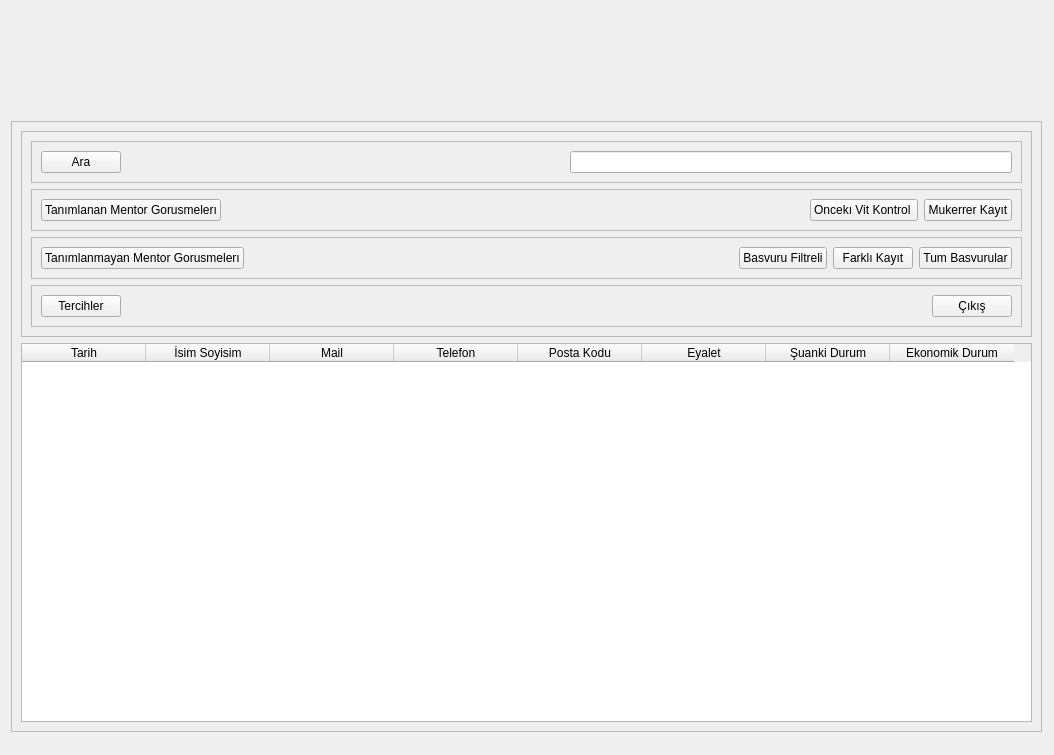
<?xml version="1.0" encoding="UTF-8"?>
<ui version="4.0">
 <class>MainWindow</class>
 <widget class="QMainWindow" name="MainWindow">
  <property name="geometry">
   <rect>
    <x>0</x>
    <y>0</y>
    <width>1054</width>
    <height>755</height>
   </rect>
  </property>
  <property name="minimumSize">
   <size>
    <width>1054</width>
    <height>755</height>
   </size>
  </property>
  <property name="maximumSize">
   <size>
    <width>1054</width>
    <height>755</height>
   </size>
  </property>
  <property name="windowTitle">
   <string>MainWindow</string>
  </property>
  <widget class="QWidget" name="centralwidget">
   <widget class="QFrame" name="frame">
    <property name="geometry">
     <rect>
      <x>-9</x>
      <y>-29</y>
      <width>1081</width>
      <height>791</height>
     </rect>
    </property>
    <property name="frameShape">
     <enum>QFrame::StyledPanel</enum>
    </property>
    <property name="frameShadow">
     <enum>QFrame::Raised</enum>
    </property>
    <widget class="QLabel" name="label">
     <property name="geometry">
      <rect>
       <x>0</x>
       <y>20</y>
       <width>1071</width>
       <height>781</height>
      </rect>
     </property>
     <property name="text">
      <string/>
     </property>
     <property name="pixmap">
      <pixmap>blue.jpg</pixmap>
     </property>
     <property name="scaledContents">
      <bool>true</bool>
     </property>
    </widget>
    <widget class="QFrame" name="frame_2">
     <property name="geometry">
      <rect>
       <x>20</x>
       <y>150</y>
       <width>1031</width>
       <height>611</height>
      </rect>
     </property>
     <property name="frameShape">
      <enum>QFrame::StyledPanel</enum>
     </property>
     <property name="frameShadow">
      <enum>QFrame::Raised</enum>
     </property>
     <layout class="QVBoxLayout" name="verticalLayout_3">
      <item>
       <widget class="QFrame" name="frame_3">
        <property name="frameShape">
         <enum>QFrame::StyledPanel</enum>
        </property>
        <property name="frameShadow">
         <enum>QFrame::Raised</enum>
        </property>
        <layout class="QVBoxLayout" name="verticalLayout">
         <item>
          <widget class="QFrame" name="frame_4">
           <property name="frameShape">
            <enum>QFrame::StyledPanel</enum>
           </property>
           <property name="frameShadow">
            <enum>QFrame::Raised</enum>
           </property>
           <layout class="QHBoxLayout" name="horizontalLayout_2">
            <item>
             <widget class="QPushButton" name="ara_btn">
              <property name="text">
               <string>Ara</string>
              </property>
             </widget>
            </item>
            <item>
             <spacer name="horizontalSpacer_2">
              <property name="orientation">
               <enum>Qt::Horizontal</enum>
              </property>
              <property name="sizeHint" stdset="0">
               <size>
                <width>427</width>
                <height>20</height>
               </size>
              </property>
             </spacer>
            </item>
            <item>
             <widget class="QLineEdit" name="lineEdit"/>
            </item>
           </layout>
          </widget>
         </item>
         <item>
          <widget class="QFrame" name="frame_5">
           <property name="frameShape">
            <enum>QFrame::StyledPanel</enum>
           </property>
           <property name="frameShadow">
            <enum>QFrame::Raised</enum>
           </property>
           <layout class="QHBoxLayout" name="horizontalLayout_3">
            <item>
             <widget class="QPushButton" name="tanimlanan_btn">
              <property name="text">
               <string>Tanımlanan Mentor Gorusmelerı</string>
              </property>
             </widget>
            </item>
            <item>
             <spacer name="horizontalSpacer_3">
              <property name="orientation">
               <enum>Qt::Horizontal</enum>
              </property>
              <property name="sizeHint" stdset="0">
               <size>
                <width>542</width>
                <height>20</height>
               </size>
              </property>
             </spacer>
            </item>
            <item>
             <widget class="QPushButton" name="onceki_vit_btn">
              <property name="text">
               <string>Oncekı Vit Kontrol </string>
              </property>
             </widget>
            </item>
            <item>
             <widget class="QPushButton" name="mukerrer_btn">
              <property name="text">
               <string>Mukerrer Kayıt</string>
              </property>
             </widget>
            </item>
           </layout>
          </widget>
         </item>
         <item>
          <widget class="QFrame" name="frame_6">
           <property name="frameShape">
            <enum>QFrame::StyledPanel</enum>
           </property>
           <property name="frameShadow">
            <enum>QFrame::Raised</enum>
           </property>
           <layout class="QHBoxLayout" name="horizontalLayout_4">
            <item>
             <widget class="QPushButton" name="tanimlanmayan_btn">
              <property name="text">
               <string>Tanımlanmayan Mentor Gorusmelerı</string>
              </property>
             </widget>
            </item>
            <item>
             <spacer name="horizontalSpacer_4">
              <property name="orientation">
               <enum>Qt::Horizontal</enum>
              </property>
              <property name="sizeHint" stdset="0">
               <size>
                <width>433</width>
                <height>20</height>
               </size>
              </property>
             </spacer>
            </item>
            <item>
             <widget class="QPushButton" name="basvuru_filtre_btn">
              <property name="text">
               <string>Basvuru Filtreli</string>
              </property>
             </widget>
            </item>
            <item>
             <widget class="QPushButton" name="farkli_kaydet_btn">
              <property name="text">
               <string>Farklı Kayıt</string>
              </property>
             </widget>
            </item>
            <item>
             <widget class="QPushButton" name="tum_basvurular_btn">
              <property name="text">
               <string>Tum Basvurular</string>
              </property>
             </widget>
            </item>
           </layout>
          </widget>
         </item>
         <item>
          <widget class="QFrame" name="frame_7">
           <property name="frameShape">
            <enum>QFrame::StyledPanel</enum>
           </property>
           <property name="frameShadow">
            <enum>QFrame::Raised</enum>
           </property>
           <layout class="QHBoxLayout" name="horizontalLayout">
            <item>
             <widget class="QPushButton" name="tercihler_btn">
              <property name="text">
               <string>Tercihler</string>
              </property>
             </widget>
            </item>
            <item>
             <spacer name="horizontalSpacer">
              <property name="orientation">
               <enum>Qt::Horizontal</enum>
              </property>
              <property name="sizeHint" stdset="0">
               <size>
                <width>763</width>
                <height>20</height>
               </size>
              </property>
             </spacer>
            </item>
            <item>
             <widget class="QPushButton" name="cikis_btn">
              <property name="text">
               <string>Çıkış</string>
              </property>
             </widget>
            </item>
           </layout>
          </widget>
         </item>
        </layout>
       </widget>
      </item>
      <item>
       <widget class="QTableWidget" name="tableWidget">
        <attribute name="horizontalHeaderDefaultSectionSize">
         <number>124</number>
        </attribute>
        <column>
         <property name="text">
          <string>Tarih</string>
         </property>
        </column>
        <column>
         <property name="text">
          <string>İsim Soyisim</string>
         </property>
        </column>
        <column>
         <property name="text">
          <string>Mail</string>
         </property>
        </column>
        <column>
         <property name="text">
          <string>Telefon</string>
         </property>
        </column>
        <column>
         <property name="text">
          <string>Posta Kodu</string>
         </property>
        </column>
        <column>
         <property name="text">
          <string>Eyalet</string>
         </property>
        </column>
        <column>
         <property name="text">
          <string>Şuanki Durum</string>
         </property>
        </column>
        <column>
         <property name="text">
          <string>Ekonomik Durum</string>
         </property>
        </column>
       </widget>
      </item>
     </layout>
    </widget>
   </widget>
  </widget>
 </widget>
 <resources/>
 <connections/>
</ui>
